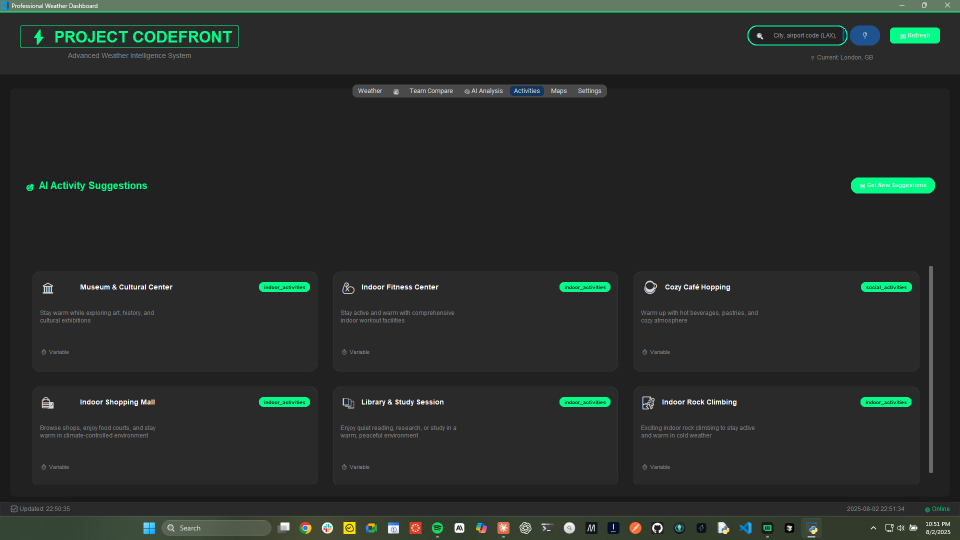
#> input picture assets/images/Activities_Tab.png, 1920 x 1080 px (shown at 1/2 size); its folder holds only this picture in this run
$ python -i effects.py   (imports and definitions only)
#> lines starting #> are read from the running program, lines starting #| are printed output that depends on the picture
#> further down, picture is the input picture: PIL image 1920x1080 RGBA; mean R, G, B, A 40.8, 45.4, 42.6, 255
"""3D Effects System for Hunter Theme

Provides advanced visual effects including multi-layer shadows,
gradient rendering, smooth animations, and frosted glass processing.
"""

import tkinter as tk
from tkinter import Canvas
from typing import List, Tuple, Optional, Dict, Any
from PIL import Image, ImageDraw, ImageFilter, ImageTk
import math
from ..themes.hunter_glass import HunterColors, HunterStyling, HunterAnimations

class ShadowRenderer:
    """Multi-layer shadow rendering system"""

    # [58 lines left out: functions create_multi_layer_shadow, update_shadow_elevation, not called in this run]

class GradientRenderer:
    """Gradient button state management"""

    def __init__(self, canvas: Canvas):
        self.canvas = canvas
        self.gradient_cache: Dict[str, ImageTk.PhotoImage] = {}

    # [51 lines left out: functions create_gradient_button, _generate_gradient_image, _interpolate_colors, not called in this run]

class AnimationManager:
    """Smooth hover animations and elevation changes"""

    def __init__(self, widget: tk.Widget):
        self.widget = widget
        self.active_animations: Dict[str, Any] = {}

    # [80 lines left out: functions animate_elevation, animate_color_transition, _interpolate_colors, not called in this run]

class FrostedGlassProcessor:
    """Frosted glass blur processing"""

    @staticmethod
    def create_frosted_background(image: Image.Image, blur_radius: int = 15,
                                opacity: float = 0.35) -> ImageTk.PhotoImage:
        """Create frosted glass effect from background image"""
#> called with blur_radius = 15, opacity = 0.35
        # Apply Gaussian blur
        blurred = image.filter(ImageFilter.GaussianBlur(radius=blur_radius))
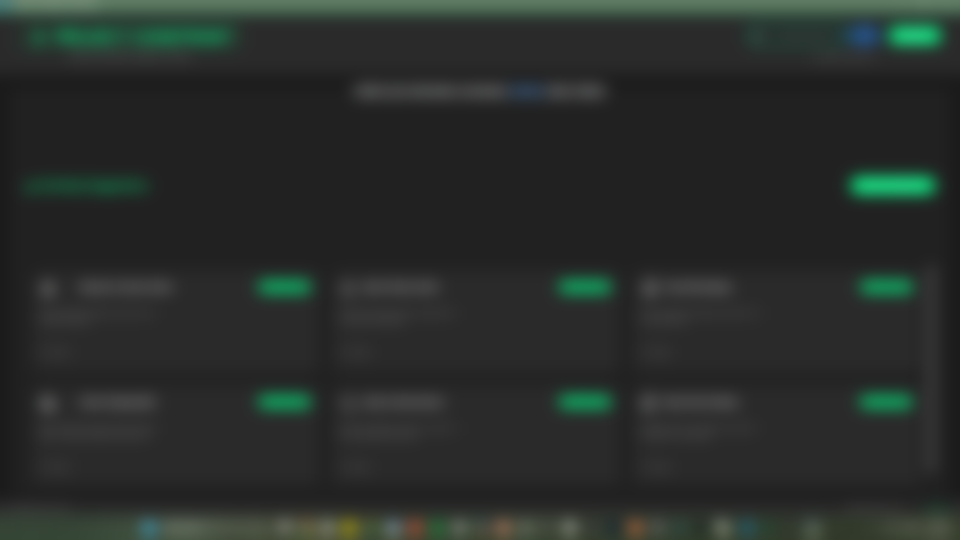
#> blurred: PIL image 1920x1080 RGBA (shown at 1/2 size); mean R, G, B, A 40.8, 45.4, 42.5, 255

        # Create overlay for opacity
        overlay = Image.new('RGBA', blurred.size, (47, 79, 79, int(255 * opacity)))
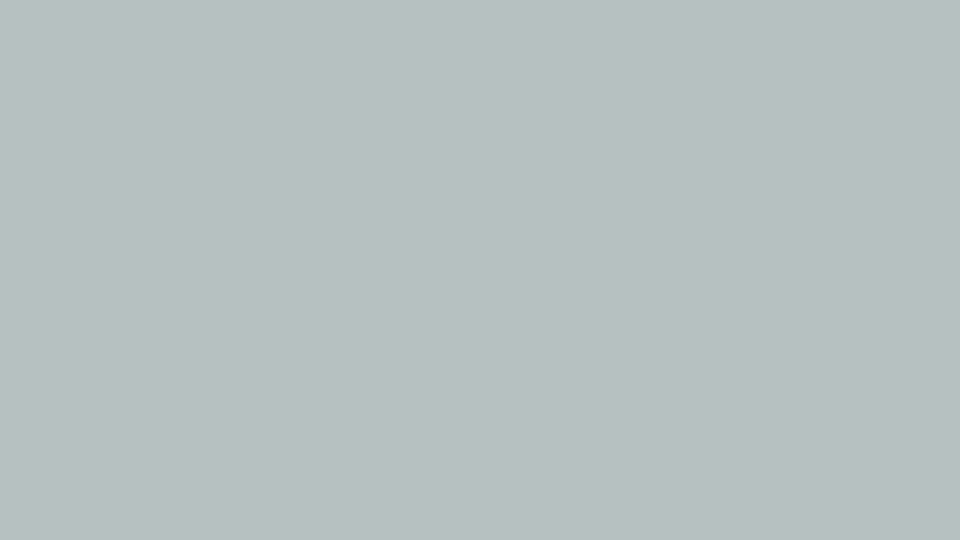
#> overlay: PIL image 1920x1080 RGBA (shown at 1/2 size); mean R, G, B, A 47, 79, 79, 89; transparent parts drawn white

        # Composite the images
        result = Image.alpha_composite(blurred.convert('RGBA'), overlay)

        return ImageTk.PhotoImage(result)

    # [23 lines left out: function apply_glass_distortion, not called in this run]

>>> from PIL import Image
>>> picture = Image.open('../../../assets/images/Activities_Tab.png')
>>> result = FrostedGlassProcessor().create_frosted_background(picture)

$ run again, on assets/images/Analytics_Tab.png
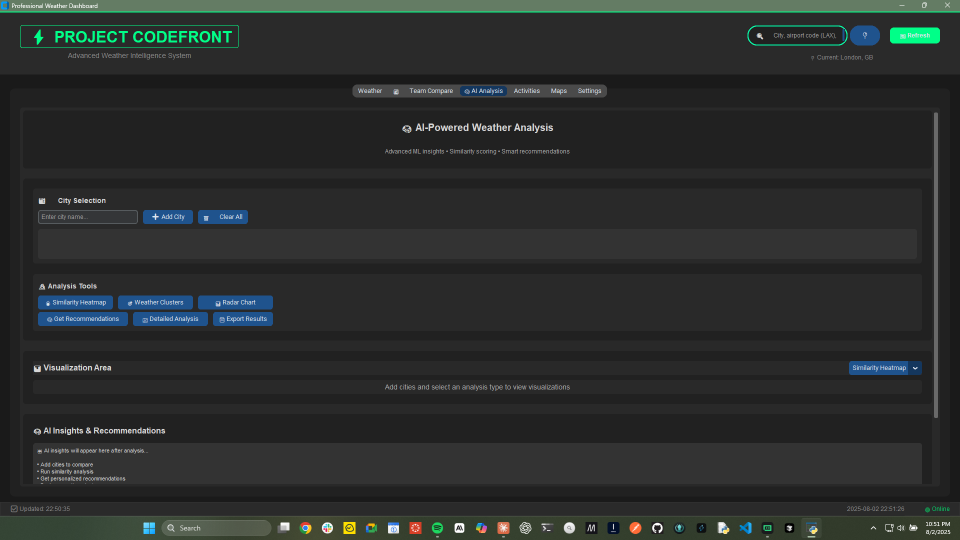
#> input picture assets/images/Analytics_Tab.png, 1920 x 1080 px (shown at 1/2 size)
#> picture is the input picture: PIL image 1920x1080 RGBA; mean R, G, B, A 42.6, 46, 45.1, 255
#> in create_frosted_background, `blurred = image.filter(ImageFilter.GaussianBlur(radius=blur_radius))`:
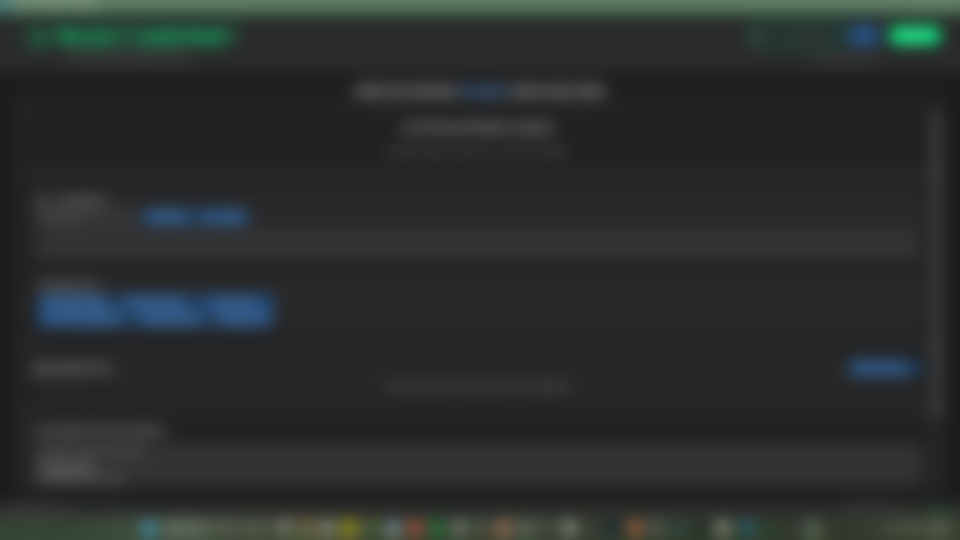
#> blurred: PIL image 1920x1080 RGBA (shown at 1/2 size); mean R, G, B, A 42.6, 46, 45.1, 255

$ run again, on assets/images/Compare_Team.png
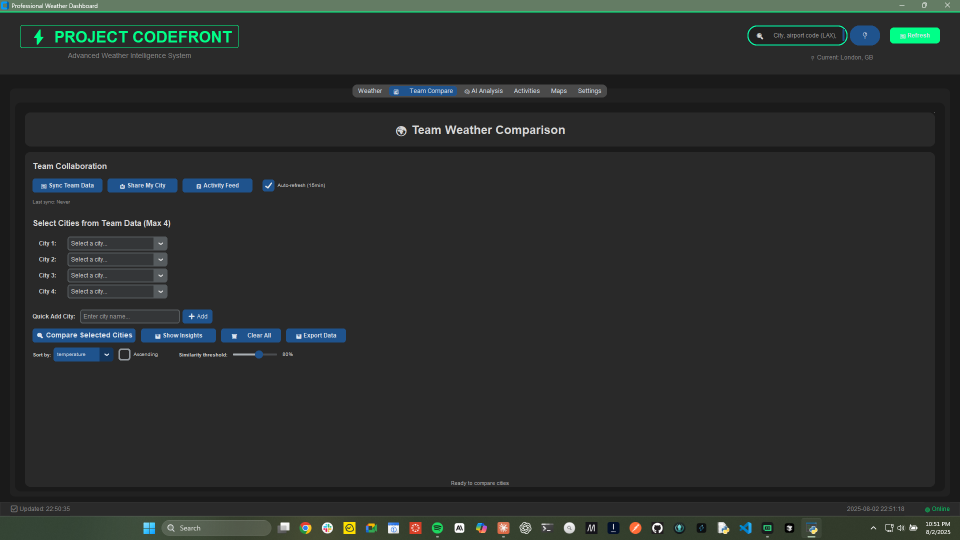
#> input picture assets/images/Compare_Team.png, 1920 x 1080 px (shown at 1/2 size)
#> picture is the input picture: PIL image 1920x1080 RGBA; mean R, G, B, A 42.9, 46.4, 45.4, 255
#> in create_frosted_background, `blurred = image.filter(ImageFilter.GaussianBlur(radius=blur_radius))`:
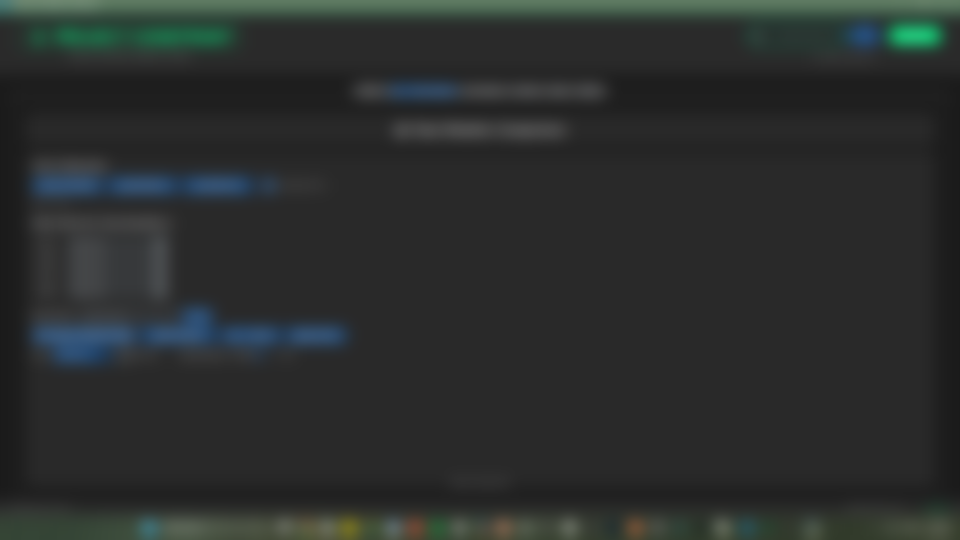
#> blurred: PIL image 1920x1080 RGBA (shown at 1/2 size); mean R, G, B, A 42.9, 46.3, 45.4, 255

$ run again, on assets/images/Google_Fallback.png
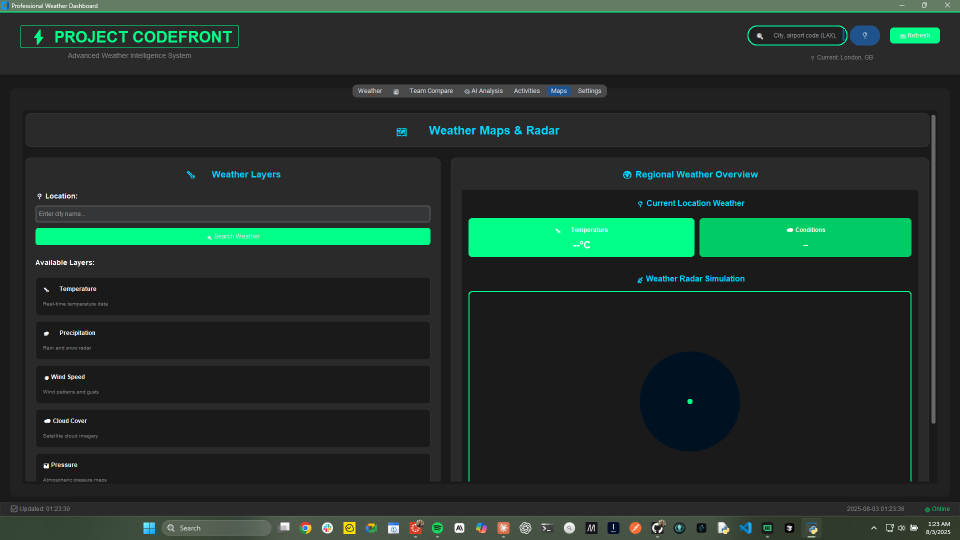
#> input picture assets/images/Google_Fallback.png, 1920 x 1080 px (shown at 1/2 size)
#> picture is the input picture: PIL image 1920x1080 RGBA; mean R, G, B, A 35.3, 50.1, 43.4, 255
#> in create_frosted_background, `blurred = image.filter(ImageFilter.GaussianBlur(radius=blur_radius))`:
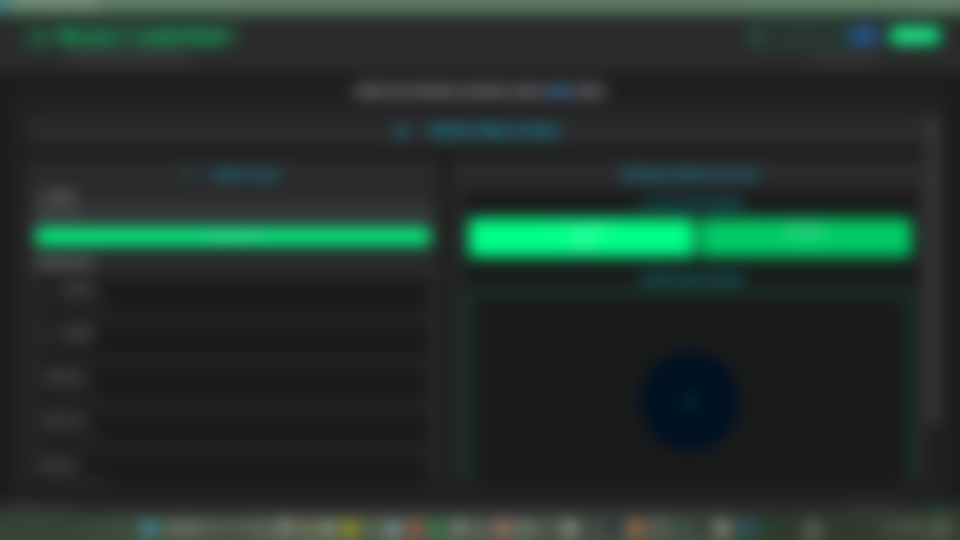
#> blurred: PIL image 1920x1080 RGBA (shown at 1/2 size); mean R, G, B, A 35.3, 50, 43.4, 255
#> in create_frosted_background, `result = Image.alpha_composite(blurred.convert('RGBA'), overlay)`:
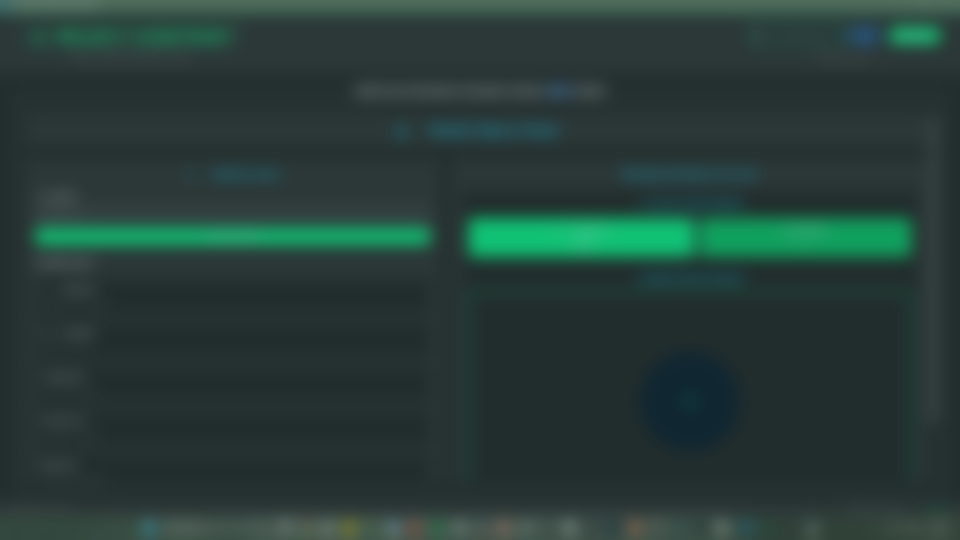
#> result: PIL image 1920x1080 RGBA (shown at 1/2 size); mean R, G, B, A 39.4, 60.1, 55.7, 255
